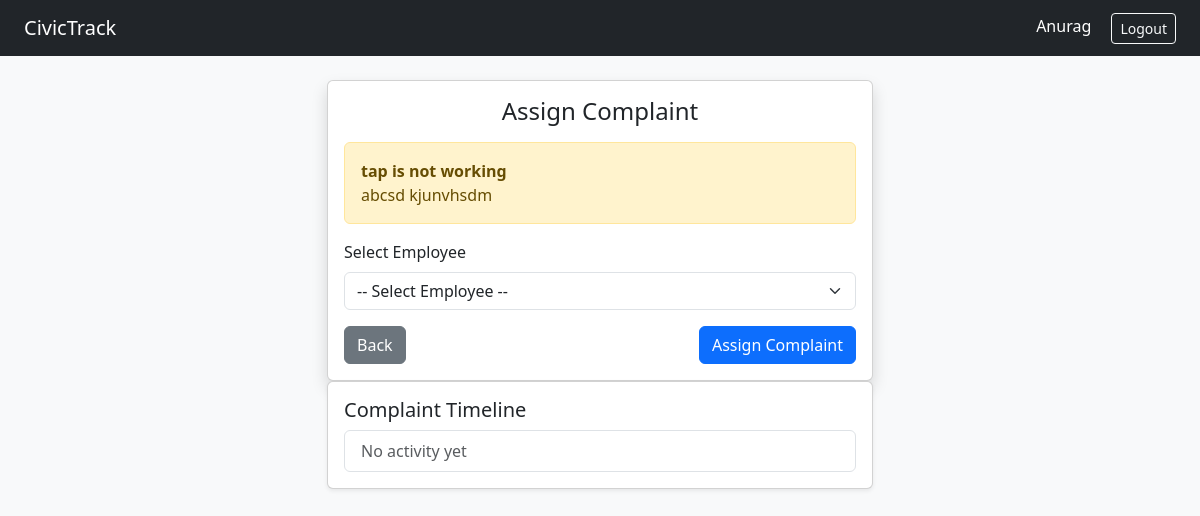
Before: /dashboard/admin/assign/3/ (signed in) with the older database file.
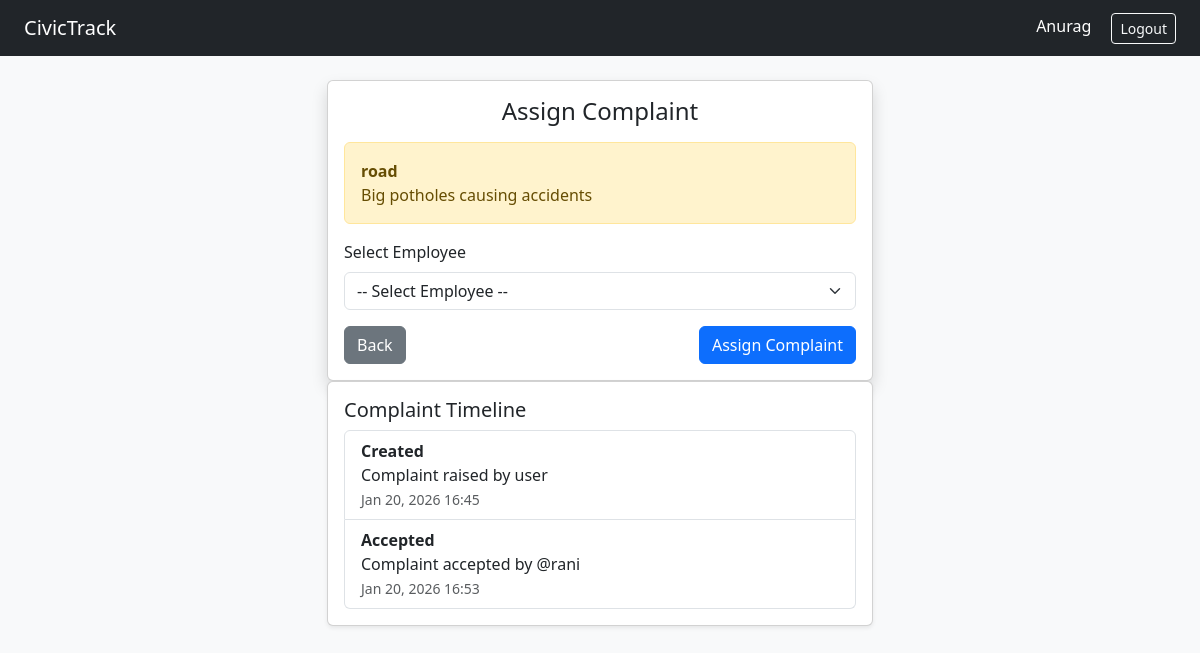
After: the same page with the newer database file.
### complaints/models.py (models this page shows, shortened)
class User(AbstractUser):
    ROLE_CHOICES = (
        ('USER', 'user'),
        ('EMPLOYEE', 'employee'),
        ('ADMIN', 'admin'),
    )
    email = models.EmailField(unique=True)
    role = models.CharField(max_length=10, choices =ROLE_CHOICES, default='USER')
    department = models.ForeignKey('Department', on_delete=models.SET_NULL, null=True, blank=True)

class Complaint(models.Model):
    CATEGORY_CHOICES =[
        ('ROAD', 'road'),
        ('WATER', 'water'),
        ('ELECTRICITY', 'electricity'),
        ('SANITATION', 'sanitation'),
        ('GARBAGE', 'garbage'),
        ('general', 'general'),
    ]
    PRIORITY_CHOICES =[
        ('LOW', 'low'),
        ('MEDIUM', 'medium'),
        ('HIGH', 'high'),
    ]
    STATUS_CHOICES =(
        ('PENDING', 'pending'),
        ('ACCEPTED', 'accepted'),
        ('IN_PROGRESS', 'in_progress'),
        ('RESOLVED', 'resolved'),
    )
    user = models.ForeignKey(User, on_delete=models.CASCADE, related_name='complaints')
    department = models.ForeignKey(Department, on_delete=models.CASCADE)
    assigned_employee = models.ForeignKey(
        User,
        on_delete=models.SET_NULL,
        null=True,
        blank=True,
        related_name='assigned_complaints'
    )
    title = models.CharField(max_length=200)
    description = models.TextField()
    user_image = models.ImageField(upload_to='complaint_images/', blank=True, null=True)
    resolved_image = models.ImageField(upload_to='resolved_images/', blank=True, null=True)
    category = models.CharField(max_length=20, choices=CATEGORY_CHOICES, default='general')
    priority = models.CharField(max_length=10, choices=PRIORITY_CHOICES, default='MEDIUM')
    status = models.CharField(max_length=20, choices=STATUS_CHOICES, default='PENDING')
    created_at = models.DateTimeField(auto_now_add=True)
    updated_at = models.DateTimeField(auto_now=True)
    escalated = models.BooleanField(default=False)
    escalated_at = models.DateTimeField(null=True, blank=True)

class ComplaintLog(models.Model):
    complaint = models.ForeignKey(
        Complaint,
        on_delete=models.CASCADE,
        related_name='logs'
    )
    action = models.CharField(max_length=100)
    description = models.TextField(blank=True, null=True)
    created_at = models.DateTimeField(auto_now_add=True)

### complaints/views.py (the view, shortened to what this page needs)
# urls.py: path('dashboard/admin/assign/<int:id>/', views.assign_complaint, name='assign_complaint'),
@login_required
def assign_complaint(request, id):
    complaint = get_object_or_404(Complaint, id=id)
    employess = User.objects.filter(role='EMPLOYEE')
    return render(request, 'admin_panel/assign.html', {
        'complaint': complaint,
         'employees': employess
         })

### templates/admin_panel/assign.html (shortened to what this page needs)
{% extends 'base.html' %}
{% block content %}
<div class="row justify-content-center">
  <div class="col-md-6">
    <div class="card shadow">
      <div class="card-body">
        <h4 class="mb-3 text-center">Assign Complaint</h4>
        <div class="alert alert-warning">
          <strong>{{ complaint.title }}</strong><br>
          {{ complaint.description }}
        </div>
        <form method="post">
          <div class="mb-3">
            <label class="form-label">Select Employee</label>
            <select name="employee" class="form-select" required>
              <option value="">-- Select Employee --</option>
            </select>
          </div>
          <div class="d-flex justify-content-between">
            <a href="{% url 'admin_dashboard' %}" class="btn btn-secondary">
              Back
            </a>
            <button type="submit" class="btn btn-primary">
              Assign Complaint
            </button>
          </div>
        </form>
      </div>
    </div>
    <div class="card shadow-sm">
      <div class="card-body">
        <h5>Complaint Timeline</h5>
        <ul class="list-group">
          {% for log in complaint.logs.all %}
          <li class="list-group-item">
            <strong>{{ log.action }}</strong><br>
            {{ log.description }}<br>
            <small class="text-muted">
              {{ log.created_at|date:"M d, Y H:i" }}
            </small>
          </li>
          {% empty %}
            <li class="list-group-item text-muted">
              No activity yet
            </li>
          {% endfor %}
        </ul>
      </div>
    </div>
  </div>
</div>
{% endblock %}

### templates/base.html (shortened to what this page needs)
<!DOCTYPE html>
<html lang="en">
<head>
  <link href="https://cdn.jsdelivr.net/npm/bootstrap@5.3.2/dist/css/bootstrap.min.css" rel="stylesheet">
</head>
<body class="bg-light">
<nav class="navbar navbar-expand-lg navbar-dark bg-dark px-4">
  <a class="navbar-brand" href="#">CivicTrack</a>
  <div class="ms-auto">
    {% if request.user.is_authenticated %}
      <span class="text-white me-3">{{ request.user.username }}</span>
      <a href="{% url 'logout' %}" class="btn btn-outline-light btn-sm">Logout</a>
    {% endif %}
  </div>
</nav>
<div class="container mt-4">
  {% block content %}
  {% endblock %}
</div>
</body>
</html>

Changed rows visible on the page:
changed Complaint: title "tap is not working" → "road"; description "abcsd kjunvhsdm" → "Big potholes causing accidents"
now on this page (row unchanged): ComplaintLog: action "Created", description "Complaint raised by user", created_at "Jan 20, 2026 16:45"
now on this page (row unchanged): ComplaintLog: action "Accepted", description "Complaint accepted by @rani", created_at "Jan 20, 2026 16:53"
Other visible differences:
text no longer shown: "No activity yet"
